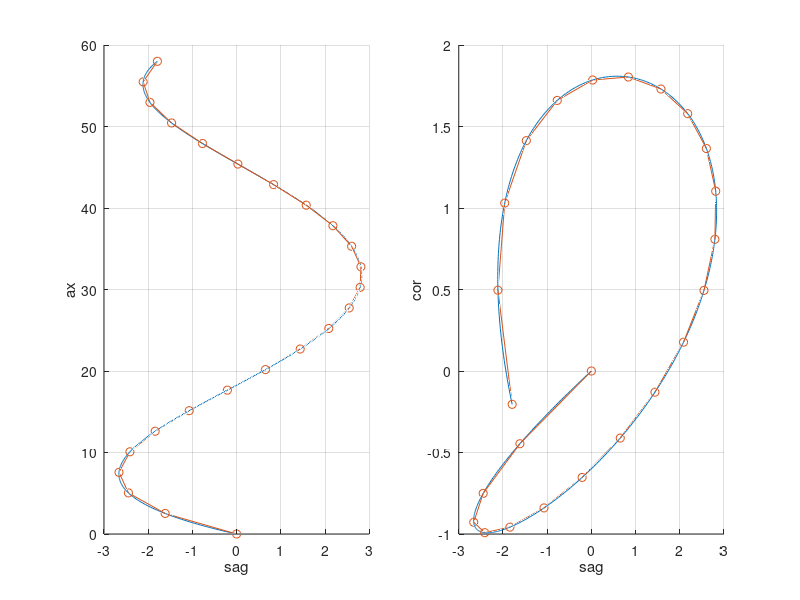

Write the MATLAB code that produced this figure. (Note: this script raises an error after producing the figure.)
% test metrics on a scoliosis-like 3D polynomial 

%% build a random scoliotic spine-like curve 

tmax = 58; max_kyphotic_imbalance = .05; max_lordotic_imbalance = .01;
coeffs_cor = [-.0123; .00015; 0] + [.0001;.000001;.0000001].*randn(3,1); 
    c1 = -(tmax.^(2:4))*coeffs_cor/tmax; 
    coeffs_cor = [max_lordotic_imbalance*randn + c1; coeffs_cor];
%coeffs_cor = zeros(4,1);
coeffs_sag = [.074592; -.002004; .000016] + [.001;.00001;.0000001].*randn(3,1);
    c1 = -(tmax.^(2:4))*coeffs_sag/tmax; 
    coeffs_sag = [max_kyphotic_imbalance*randn + c1; coeffs_sag];

r = @(t) [(t.^(1:4))*coeffs_cor, (t.^(1:4))*coeffs_sag, t];
dr = @(t) [((1:4).*t.^(0:3))*coeffs_cor, ((1:4).*t.^(0:3))*coeffs_sag, ones(size(t))];
ddr = @(t) [((0:3).*(1:4).*t.^[0 0:2])*coeffs_cor, ...
    ((0:3).*(1:4).*t.^[0 0:2])*coeffs_sag, zeros(size(t))];
dddr = @(t) [([0 0:2].*(0:3).*(1:4).*t.^[0 0 0:1])*coeffs_cor, ...
    ([0 0:2].*(0:3).*(1:4).*t.^[0 0 0:1])*coeffs_sag, zeros(size(t))];

ds = @(t) arrayfun(@(tt) norm(dr(tt)), t);
smax = integral(ds, 0, tmax);

numvertebrae = 24;
coarse_s = linspace(0, smax, numvertebrae)'; 
coarse = linspace(0, tmax, numvertebrae)';
fine = (0:.1:tmax)';
discrete_approx_coarse = r(coarse);
discrete_approx_fine = r(fine);

figure('Position', [50 100 1400 800]);
ax(1) = subplot(1, 2, 1);
plot3(discrete_approx_fine(:,1), discrete_approx_fine(:,2), discrete_approx_fine(:,3)); hold on;
plot3(discrete_approx_coarse(:,1), discrete_approx_coarse(:,2), discrete_approx_coarse(:,3), '-o');
grid on; view([90 0])
xlabel('cor'); ylabel('sag'); zlabel('ax');
ax(2) = subplot(1, 2, 2);
plot3(discrete_approx_fine(:,2), -discrete_approx_fine(:,1), discrete_approx_fine(:,3)); hold on;
plot3(discrete_approx_coarse(:,2), -discrete_approx_coarse(:,1), discrete_approx_coarse(:,3), '-o');
grid on; view([0 0 90])
xlabel('sag'); ylabel('cor'); zlabel('ax');
%linkprop(ax, {'CameraPosition', 'CameraUpVector', 'PlotBoxAspectRatio'});
clear ax;

%% get Writhe estimates 

Writhe = integral2(@(x,y) ddWr(x, y, r, r, dr, dr), 0,tmax,0,tmax,...
    'Method', 'iterated')/(4*pi)
botWrithe = integral2(@(x,y) ddWr(x, y, r, r, dr, dr), 0,tmax/2,0,tmax/2,...
    'Method', 'iterated')/(4*pi)
topWrithe = integral2(@(x,y) ddWr(x, y, r, r, dr, dr), tmax/2,tmax,tmax/2,tmax,...
    'Method', 'iterated')/(4*pi)

Writhe_diff_est_coarse = getWrithe(discrete_approx_coarse);
Writhe_levitt_est_coarse = levittWrithe(discrete_approx_coarse);
Writhe_diff_est_fine = getWrithe(discrete_approx_fine);
Writhe_levitt_est_fine = levittWrithe(discrete_approx_fine);

figure; bar([Writhe, Writhe_diff_est_coarse, Writhe_levitt_est_coarse, ...
    Writhe_diff_est_fine, Writhe_levitt_est_fine]);
xticklabels({'integral2', 'coarse diff', 'coarse levitt', 'fine diff', 'fine levitt'});
grid on;
xlabel('Estimation Method'); ylabel('Writhe Estimate'); 
title('Comparing methods of estimating Writhe');

%% get Torsion estimates 

total_Torsion = integral(@(t) torsion(t, dr, ddr, dddr), 0,tmax)
Torsion_coarse = torsion(coarse, dr, ddr, dddr);
Torsion_fine = torsion(fine, dr, ddr, dddr);
Torsion_diff_est_coarse = getTorsion(discrete_approx_coarse);
Torsion_diff_est_fine = getTorsion(discrete_approx_fine);

q = 3; 
vertebrae = (1+q):(numvertebrae-q);
concavities = zeros(size(vertebrae));
concavity_true = ddr(fine);
concavity_true = diag(concavity_true*concavity_true').^.5;
    Torsion_lewiner_coarse = zeros(size(vertebrae));
    for vertebra = vertebrae
        [Torsion_lewiner_coarse(vertebra-q),~,concavity] = ...
            lewinerTorsion(discrete_approx_coarse, vertebra, q);
        concavities(vertebra-q) = norm(concavity);
    end
    
figure('Position', [50 100 700 800]); 
ax(1) = subplot(2,1,1);
plot(vertebrae, Torsion_lewiner_coarse);
hold on; plot(fine*numvertebrae/tmax, Torsion_fine); 
plot(fine*numvertebrae/tmax, Torsion_diff_est_fine);
plot(coarse*numvertebrae/tmax, Torsion_diff_est_coarse); grid on;
legend('lewiner', 'actual', 'fine diff est', 'coarse diff est', 'Location', 'southwest');
xlabel('vertebra'); ylabel('torsion');
title('Comparing methods of estimating Torsion');
ax(2) = subplot(2,1,2); 
plot(vertebrae, concavities); grid on; hold on; 
plot(fine*numvertebrae/tmax, concavity_true);
xlabel('vertebra'); ylabel('|| d^2r / dt^2 ||'); 
title('Second derivative');
legend('Lewiner', 'actual');
linkaxes(ax, 'x'); clear ax;

%[~, neutral] = min(concavities); neutral = vertebrae(neutral);
%[~, neutral_true] = min(concavity_true); neutral_true = fine(neutral_true);
neutral = (concavities(2:(end-1)) < concavities(1:(end-2))) & ...
    (concavities(2:(end-1)) < concavities(3:end)); 
neutral = find([0 neutral]); neutral = vertebrae(neutral);
ct = concavity_true'; 
neutral_true = (ct(2:(end-1)) < ct(1:(end-2))) & (ct(2:(end-1)) < ct(3:end));
neutral_true = find([0 neutral_true]);
while (length(neutral_true) > length(neutral))
    [~, elim] = max(ct(neutral_true)); elim = neutral_true(elim);
    ct = ct([1:(elim-1) (elim+1):end]);
    neutral_true = (ct(2:17) < ct(1:16)) & (ct(2:17) < ct(3:18));
    neutral_true = find([0 neutral_true]);
end
neutral_true = fine(neutral_true)';

tdc = Torsion_diff_est_coarse; 
neutral_diff = (tdc(2:(end-1)) < tdc(1:(end-2))) & (tdc(2:(end-1)) < tdc(3:end));
neutral_diff = find([0 neutral_diff]);
while (length(neutral_diff) > length(neutral))
    [~, elim] = max(tdc(neutral_coarse)); elim = neutral_coarse(elim);
    tdc = tdc([1:(elim-1) (elim+1):end]);
    neutral_diff = (tdc(2:(end-1)) < tdc(1:(end-2))) & (tdc(2:(end-1)) < tdc(3:end));
    neutral_diff = find([0 neutral_diff]);
end

[~, apex] = max(concavities); apex = vertebrae(apex);
q = abs(apex - neutral); q = min(q, numvertebrae-neutral);

torsion_kadoury = arrayfun(@(i) lewinerTorsion(discrete_approx_coarse, ...
    neutral(i), q(i)), 1:length(q));
torsion_actual = arrayfun(@(v) torsion(v, dr, ddr, dddr), neutral_true);
torsion_diff = Torsion_diff_est_coarse(neutral_diff);

figure; bar([torsion_actual; torsion_diff; torsion_kadoury]);
xticklabels({'actual', 'coarse diff', 'kadoury'});
grid on;
xlabel('Estimation Method'); ylabel('Torsion Estimates'); 
title('Comparing methods of estimating Torsion');

%% top and bottom writhe
writheTop = zeros(1, 17); writheBot = writheTop; writheCro = writheTop;
for p = 2:(length(cm)-1)
    writheTop(p) = levittWrithe(cm, 1:p); 
    writheBot(p) = levittWrithe(cm, p:17);
    writheCro(p) = (levittWrithe(cm) - writheTop(p) - writheBot(p))/2;
end
figure; plot([writheTop; writheBot; writheCro]')

%% supporting functions 
function tau = torsion(t, dr, ddr, dddr)
    tau = zeros(size(t));
    for j = 1:length(t)
        tt = t(j);
        cx = cross(dr(tt), ddr(tt));
        if norm(cx)
            tau(j) = -cx*dddr(tt)' / (norm(cx)^2);
        end
    end
end

    function ddWr_ = ddWr(t1, t2, r1, r2, dr1, dr2)
        t1 = t1'; t2 = t2';
        r12 = r1(t1) - r2(t2);
        if length(t1) <= length(t2)
            sz = size(t1); imax = length(t1);
        else
            sz = size(t2); imax = length(t2);
        end
        ddWr_ = zeros(sz);
        for i = 1:imax
            tt1 = t1(i); tt2 = t2(i); rr12 = r12(i,:);
            if norm(rr12)
                ddWr_(i) = (cross(dr1(tt1), dr2(tt2)) * rr12')/( norm(rr12)^3 );
            else
                ddWr_(i) = 0;
            end
        end
        ddWr_ = ddWr_';
        %figure; plot3(t1, t2, ddWr_, '.'); grid on; xlabel('t1'); ylabel('t2');
    end